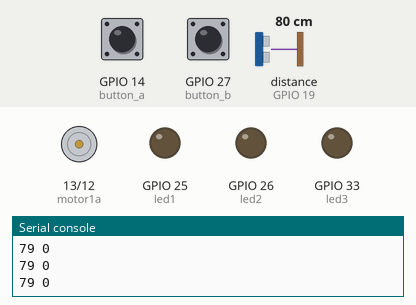
This program was run on a simulated ESP32 board running MicroPython. Parts: motor-driver pin pairs drawn as motors (green arrow = first pin HIGH = forward, orange = second pin HIGH = backward, longer = more drive), output pins drawn as LEDs (lit = HIGH), the last lines printed to the serial console. Inputs (shaded band) come from the test bench; at power-on: GPIO 14 (button_a) HIGH, GPIO 27 (button_b) HIGH, distance to the obstacle (sensor on GPIO 19) 80 cm. The echo pulse lasts 58.3 µs per cm; pins used as bus, display or sensor lines are not drawn.

Above: at 1.2 s.
1.3 s: GPIO 14 (button_a) pulled LOW for 0.15 s
At 1.8 s:
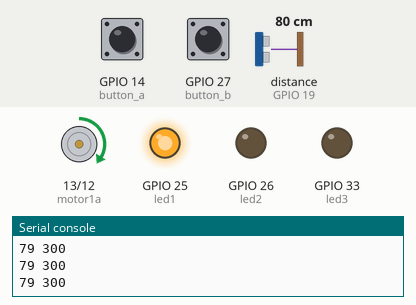
2.9 s: GPIO 27 (button_b) pulled LOW for 0.15 s
At 4.2 s:
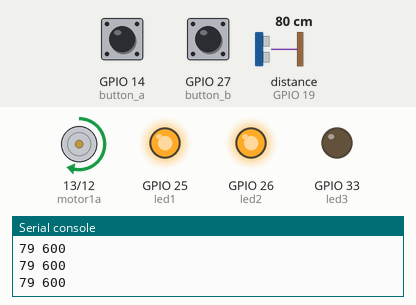
4.5 s: GPIO 27 (button_b) pulled LOW for 1 s
At 6.7 s:
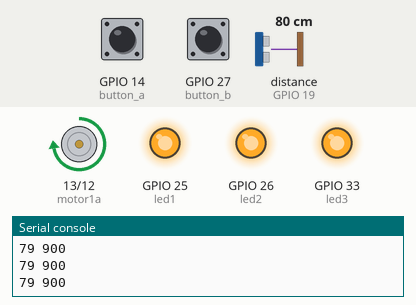
7.0 s: GPIO 27 (button_b) pulled LOW for 3.2 s
At 11.4 s:
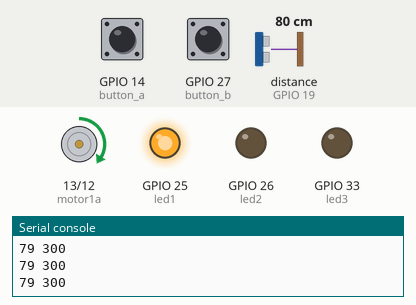
11.7 s: GPIO 14 (button_a) pulled LOW for 1 s
At 13.5 s:
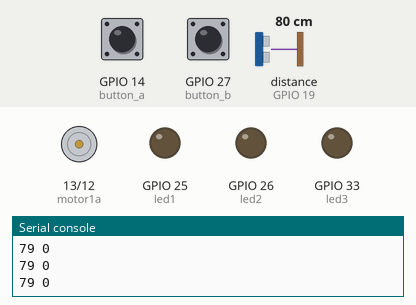
Timing chart, 0 to 15.0 s (numbered marks = the images above; inputs shaded):
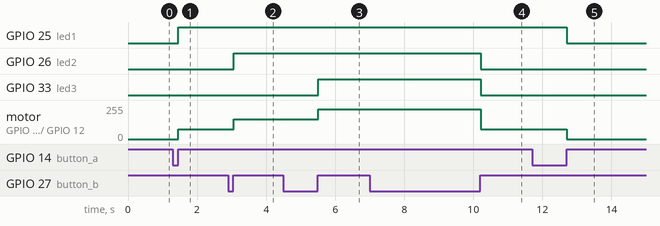

Measured:
- after the input at 1.3 s, GPIO 25 (led1): LOW → HIGH after 0.16 s; motor on GPIO 13 (motor1a) / GPIO 12 (motor1b): stopped → forward 75/255 after 0.16 s
- after the input at 2.9 s, GPIO 26 (led2): LOW → HIGH after 0.16 s; motor on GPIO 13 (motor1a) / GPIO 12 (motor1b): forward 75/255 → forward 150/255 after 0.16 s
- after the input at 4.5 s, GPIO 33 (led3): LOW → HIGH after 1.0 s; motor on GPIO 13 (motor1a) / GPIO 12 (motor1b): forward 150/255 → forward 224/255 after 1.0 s
- after the input at 7.0 s, GPIO 26 (led2), GPIO 33 (led3): HIGH → LOW after 3.2 s; motor on GPIO 13 (motor1a) / GPIO 12 (motor1b): forward 224/255 → forward 75/255 after 3.2 s
- after the input at 11.7 s, GPIO 25 (led1): HIGH → LOW after 1.0 s; motor on GPIO 13 (motor1a) / GPIO 12 (motor1b): forward 75/255 → stopped after 1.0 s

The program:

design_safe_fan.py
```python
from machine import Pin, PWM
import time

motor1a = PWM(Pin(13))
motor1b = PWM(Pin(12))
motor1a.freq(1000)
motor1b.freq(1000)
button_a = Pin(14, Pin.IN, Pin.PULL_UP)
button_b = Pin(27, Pin.IN, Pin.PULL_UP)
led1 = Pin(25, Pin.OUT)
led2 = Pin(26, Pin.OUT)
led3 = Pin(33, Pin.OUT)
trig = Pin(18, Pin.OUT)
echo = Pin(19, Pin.IN)


def forward(speed):
    motor1a.duty(speed)
    motor1b.duty(0)


def backward(speed):
    motor1a.duty(0)
    motor1b.duty(speed)


def stop():
    motor1a.duty(0)
    motor1b.duty(0)


def get_distance():
    trig.value(1)
    time.sleep_us(10)
    trig.value(0)
    while not echo.value():
        pass
    start = time.ticks_us()
    while echo.value():
        pass
    stop = time.ticks_us()
    t = time.ticks_diff(stop, start) // 2
    return int(340 * t // 10000)


def show_level():
    if speed >= 300:
        led1.value(1)
    else:
        led1.value(0)
    if speed >= 600:
        led2.value(1)
    else:
        led2.value(0)
    if speed >= 900:
        led3.value(1)
    else:
        led3.value(0)


mode = 0
level = 1
speed = 0
while True:
    if button_a.value() == 0:
        mode = 1 - mode
        level = 1
        while button_a.value() == 0:
            time.sleep(0.01)
    if mode == 1 and button_b.value() == 0:
        level = level + 1
        if level > 3:
            level = 1
        while button_b.value() == 0:
            time.sleep(0.01)
    d = get_distance()
    if d > 2 and d < 8:
        mode = 0
    speed = mode * level * 300
    print(d, speed)
    forward(speed)
    show_level()
    time.sleep(0.1)
```
